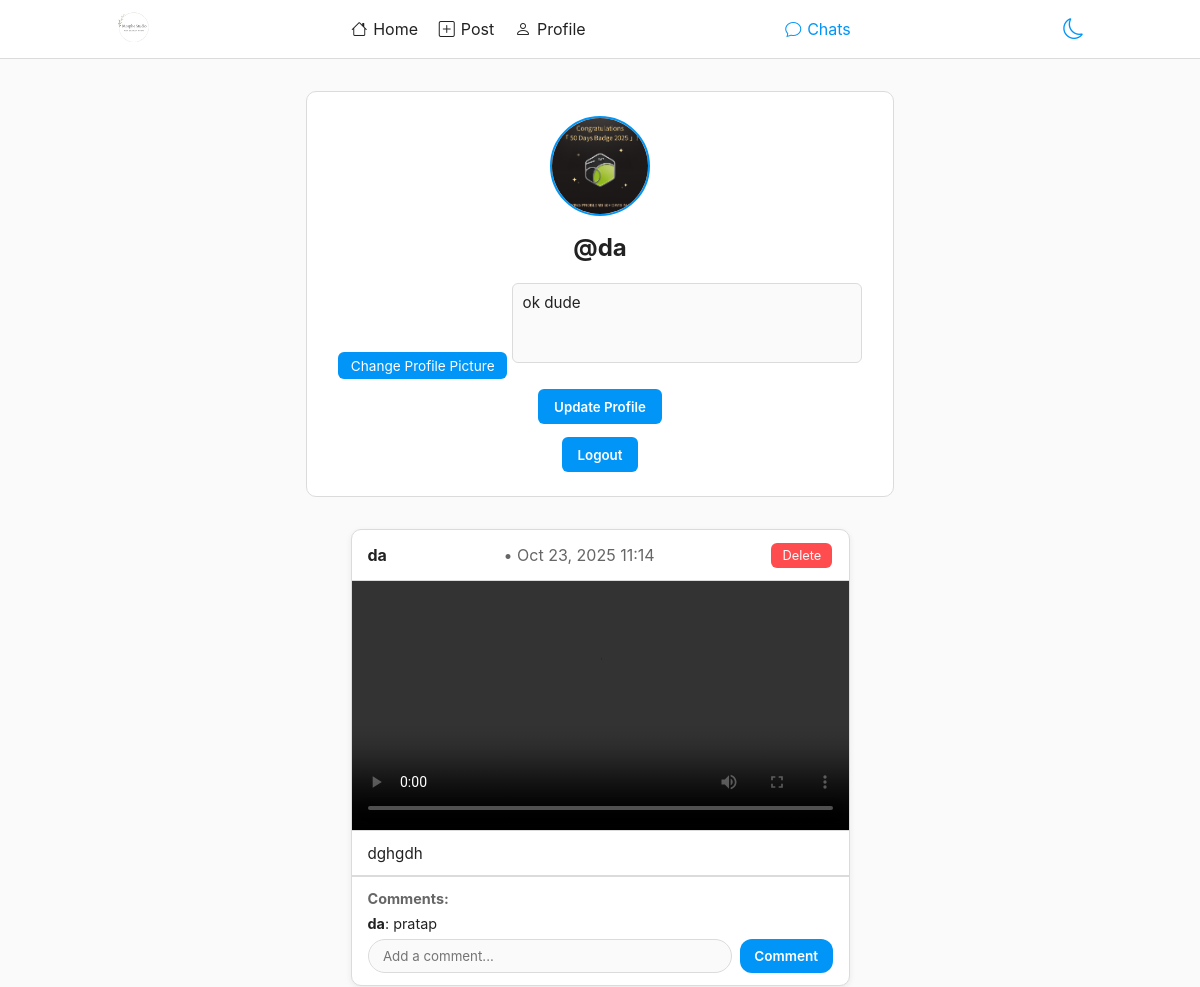
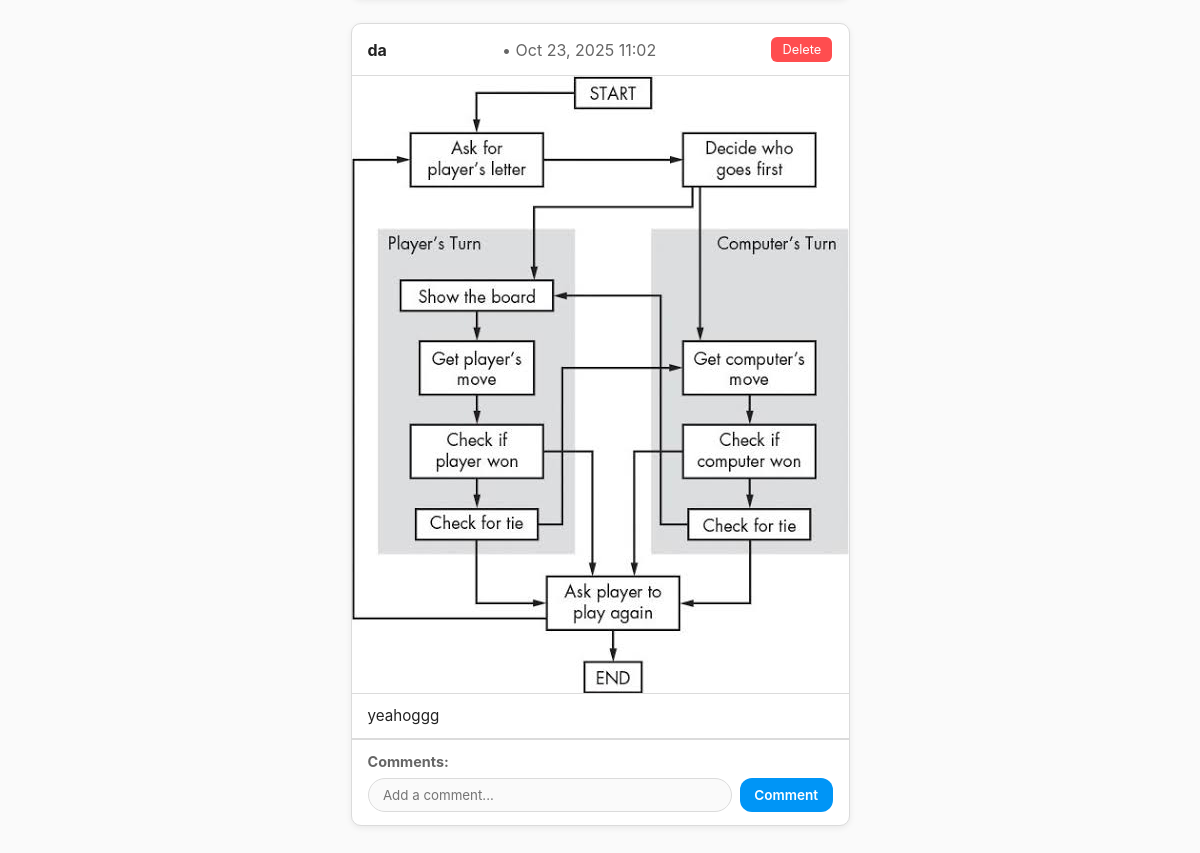
Page /profile/li/ (signed in) on the committed database (2 pictures, top to bottom).
### mainapp/models.py (models this page shows, shortened)
class Profile(models.Model):
    user = models.OneToOneField(User, on_delete=models.CASCADE)
    full_name = models.CharField(max_length=100)
    phone = models.CharField(max_length=15)
    email = models.EmailField(blank=True, null=True)
    bio = models.TextField(blank=True, null=True)  # Add bio field if not already
    profile_pic = models.ImageField(upload_to='profile_pics/', default='default_profile.png')  # profile picture
    created_at = models.DateTimeField(auto_now_add=True)

class Post(models.Model):
    user = models.ForeignKey(User, on_delete=models.CASCADE)
    image = models.ImageField(upload_to='posts/', blank=True, null=True)
    video = models.FileField(upload_to='posts/videos/', blank=True, null=True)
    description = models.TextField(blank=True, null=True)
    timestamp = models.DateTimeField(auto_now_add=True)
    class Meta:
        ordering = ['-timestamp']

class Comment(models.Model):
    post = models.ForeignKey(Post, on_delete=models.CASCADE, related_name='comments')
    user = models.ForeignKey(User, on_delete=models.CASCADE)
    text = models.TextField()
    timestamp = models.DateTimeField(auto_now_add=True)
    class Meta:
        ordering = ['timestamp']

### mainapp/views.py (the view)
# urls.py: path('profile/<str:username>/', views.profile_view, name='profile'),
@login_required
def profile_view(request, username):
    user = request.user
    profile = getattr(user, 'profile', None)
    posts = Post.objects.filter(user=user).order_by('-timestamp') if profile else []
    if request.method == "POST" and profile:
        new_bio = request.POST.get('bio')
        if new_bio is not None:
            profile.bio = new_bio
            profile.save()
            return redirect('profile', username=username)
    context = {
        'profile': profile,
        'posts': posts,
    }
    return render(request, 'profile.html', context)

### mainapp/templates/profile.html (shortened to what this page needs)
{% load static %}
<!DOCTYPE html>
<html lang="en">
<head>
  <link rel="stylesheet" href="{%static 'profile.css'%}">
  <link
    rel="stylesheet"
    href="https://cdn.jsdelivr.net/npm/bootstrap-icons@1.11.3/font/bootstrap-icons.css"
  />
</head>
<body>
  <header>
    <div class="content">
      <div class="logo-left">
        <img src="{% static 'morphee.png' %}" alt="logo" />
      </div>
      <div class="navsection">
        <nav>
          <ul>
            <a href="{% url 'home' %}"><li><i class="bi bi-house"></i> Home</li></a>
            <a href="{% url 'post_create' %}"
              ><li><i class="bi bi-plus-square"></i> Post</li></a
            >
            <a href="{% url 'profile' request.user.username %}"><li><i class="bi bi-person"></i> Profile</li></a>
          </ul>
        </nav>
      </div>
      <div class="chat-icon">
        <a href="{% url 'chat' %}"><i class="bi bi-chat"></i> Chats</a>
      </div>
      <button class="mode-toggle" id="modeToggle" title="Toggle theme">
        <i class="bi bi-moon"></i>
      </button>
    </div>
  </header>
  <div class="profile-header">
    {% if profile %}
      {% if profile.profile_pic %}
        <img src="{{ profile.profile_pic.url }}" alt="Profile Pic" class="profile-pic" />
      {% else %}
        <img src="{% static 'default_profile.png' %}" alt="Profile Pic" class="profile-pic" />
      {% endif %}
      <h2>@{{ profile.user.username }}</h2>
      <form method="post" enctype="multipart/form-data">
        <label for="profile_pic" class="upload-label">Change Profile Picture</label>
        <textarea name="bio" placeholder="Write your bio..." rows="3">{{ profile.bio }}</textarea>
        <button type="submit">Update Profile</button>
      </form>
      <form method="post" action="{% url 'logout' %}">
        <button type="submit" class="logout-btn">Logout</button>
      </form>
    {% else %}
      <p>This user has no profile yet.</p>
    {% endif %}
  </div>
  <div class="posts-section">
    {% for post in posts %}
      <div class="post-card">
        <div class="post-header">
          <b>{{ post.user.username }}</b> • {{ post.timestamp|date:"M d, Y H:i" }}
          {% if request.user == post.user %}
            <a href="{% url 'delete_post' post.id %}" class="delete-btn">Delete</a>
          {% endif %}
        </div>
        <div class="post-media">
          {% if post.image %}
            <img src="{{ post.image.url }}" alt="Post image" />
          {% elif post.video %}
            <video controls>
              <source src="{{ post.video.url }}" type="video/mp4" />
            </video>
          {% endif %}
        </div>
        {% if post.description %}
          <div class="post-description">{{ post.description }}</div>
        {% endif %}
        <div class="post-comments">
          <h4>Comments:</h4>
          {% for comment in post.comments.all %}
            <div class="comment">
              <b>{{ comment.user.username }}</b>: {{ comment.text }}
            </div>
          {% endfor %}
          <form method="post" action="{% url 'add_comment' post.id %}">
            <input
              type="text"
              name="text"
              placeholder="Add a comment..."
              required
            />
            <button type="submit">Comment</button>
          </form>
        </div>
      </div>
    {% empty %}
      <p style="text-align:center;">No posts yet.</p>
    {% endfor %}
  </div>
</body>
</html>

### mainapp/static/profile.css (style rules this page uses)
* { margin: 0; padding: 0; box-sizing: border-box; font-family: -apple-system, BlinkMacSystemFont, "Segoe UI", Roboto, Helvetica, Arial, sans-serif; transition: background 0.3s, color 0.3s, border-color 0.3s; }
:root { --bg: #fafafa; --card: #ffffff; --text: #222; --muted: #666; --border: #dbdbdb; --accent: #0095f6; --danger: #ff4d4f; }
body { background-color: var(--bg); color: var(--text); min-height: 100vh; display: flex; flex-direction: column; }
a { text-decoration: none; color: inherit; }
header { background-color: var(--card); border-bottom: 1px solid var(--border); position: sticky; top: 0; z-index: 10; }
.content { max-width: 1000px; margin: 0 auto; padding: 0.6rem 1rem; display: flex; justify-content: space-between; align-items: center; }
.logo-left img { height: 35px; }
.mode-toggle { border: none; background: none; color: var(--accent); font-size: 1.3rem; cursor: pointer; margin-left: 0.8rem; }
.navsection ul { display: flex; gap: 1.3rem; align-items: center; }
.navsection li { list-style: none; display: flex; align-items: center; gap: 6px; color: var(--text); }
.chat-icon a { color: var(--accent); display: flex; align-items: center; gap: 6px; }
.profile-header { max-width: 600px; margin: 2rem auto 1rem; text-align: center; background-color: var(--card); border: 1px solid var(--border); border-radius: 10px; padding: 1.5rem; }
.profile-pic { width: 100px; height: 100px; border-radius: 50%; object-fit: cover; border: 2px solid var(--accent); margin-bottom: 0.8rem; }
.upload-label { display: inline-block; margin-bottom: 0.6rem; padding: 0.35rem 0.8rem; background-color: var(--accent); color: #fff; font-size: 0.85rem; border-radius: 6px; cursor: pointer; }
.profile-header h2 { margin-bottom: 1rem; font-size: 1.5rem; }
.profile-header form textarea { width: 100%; max-width: 350px; height: 80px; padding: 0.6rem; border-radius: 6px; border: 1px solid var(--border); background-color: var(--bg); color: var(--text); resize: none; outline: none; font-size: 0.95rem; margin-top: 0.3rem; margin-bottom: 0.5rem; }
.profile-header form button { background-color: var(--accent); color: #fff; border: none; border-radius: 6px; padding: 0.6rem 1rem; font-weight: 600; cursor: pointer; }
.logout-btn { background-color: var(--danger); color: #fff; border: none; border-radius: 6px; padding: 0.5rem 1rem; margin-top: 0.8rem; cursor: pointer; font-weight: 600; }
.posts-section { max-width: 600px; margin: 1rem auto 4rem; padding: 0 1rem; display: flex; flex-direction: column; gap: 1.5rem; }
.post-card { background-color: var(--card); border: 1px solid var(--border); border-radius: 10px; overflow: hidden; box-shadow: 0 2px 6px rgba(0, 0, 0, 0.07); }
.post-header { display: flex; justify-content: space-between; align-items: center; padding: 0.8rem 1rem; border-bottom: 1px solid var(--border); color: var(--muted); flex-wrap: wrap; }
.post-header b { color: var(--text); }
.delete-btn { background: var(--danger); color: #fff; border: none; border-radius: 6px; padding: 0.3rem 0.7rem; cursor: pointer; font-size: 0.8rem; }
.post-media img, .post-media video { width: 100%; height: auto; object-fit: cover; display: block; }
.post-description { padding: 0.8rem 1rem; font-size: 0.95rem; border-top: 1px solid var(--border); border-bottom: 1px solid var(--border); color: var(--text); }
.post-comments { padding: 0.8rem 1rem; border-top: 1px solid var(--border); }
.post-comments h4 { font-size: 0.9rem; color: var(--muted); margin-bottom: 0.5rem; }
.comment { color: var(--text); font-size: 0.9rem; margin-bottom: 0.3rem; }
.post-comments form { display: flex; gap: 0.5rem; margin-top: 0.4rem; }
.post-comments input[type="text"] { flex: 1; padding: 0.5rem 0.9rem; border: 1px solid var(--border); border-radius: 20px; background-color: var(--bg); color: var(--text); outline: none; }
.post-comments button { background-color: var(--accent); color: white; border: none; border-radius: 12px; padding: 0.45rem 0.9rem; font-size: 0.85rem; font-weight: 600; cursor: pointer; }

### rows in the picture
Profile: profile_pic (picture), user.username "da", bio "ok dude"
Post: user.username "da", timestamp "Oct 23, 2025 11:14", shows "Delete", description "dghgdh"
Comment: user.username "da", text "pratap"
Post: user.username "da", timestamp "Oct 23, 2025 11:02", shows "Delete", image (picture), description "yeahoggg"
